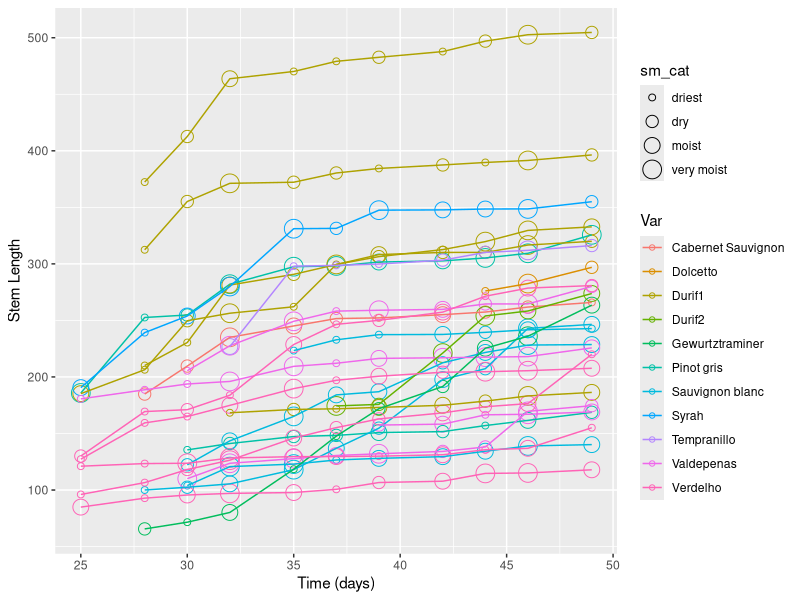
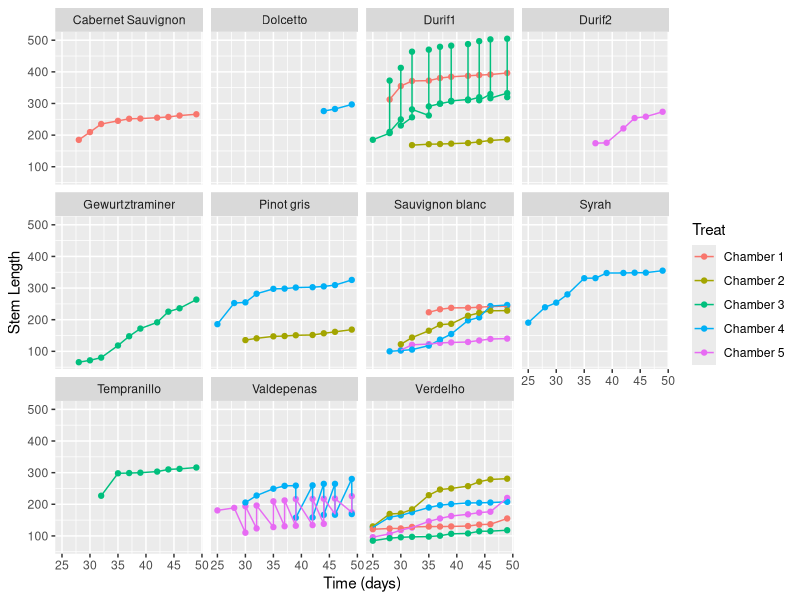
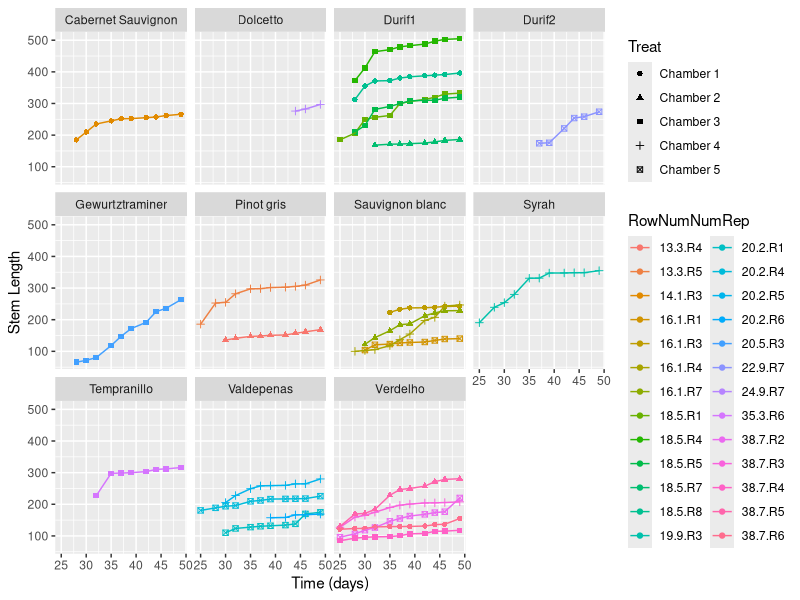
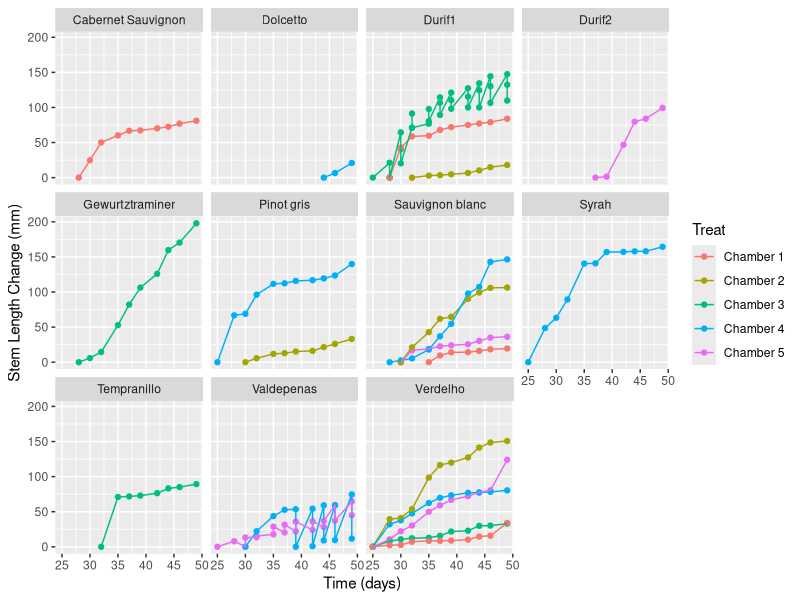
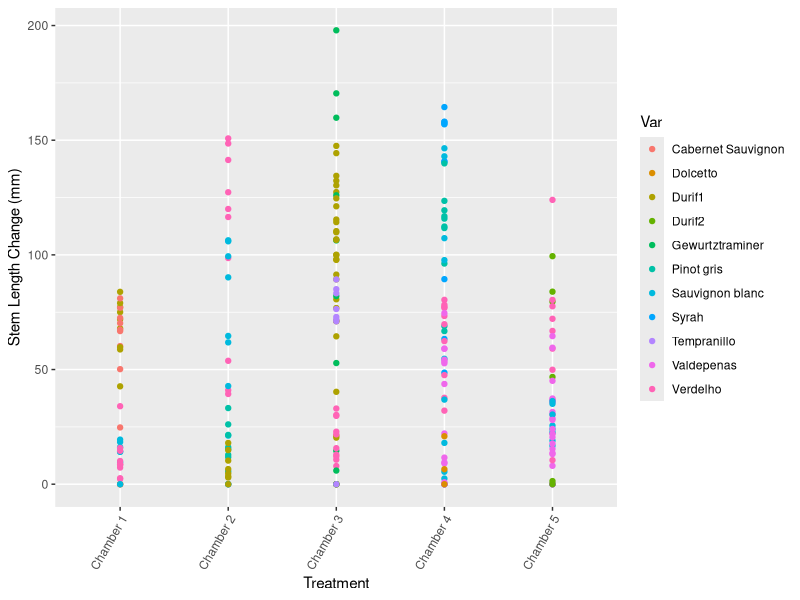
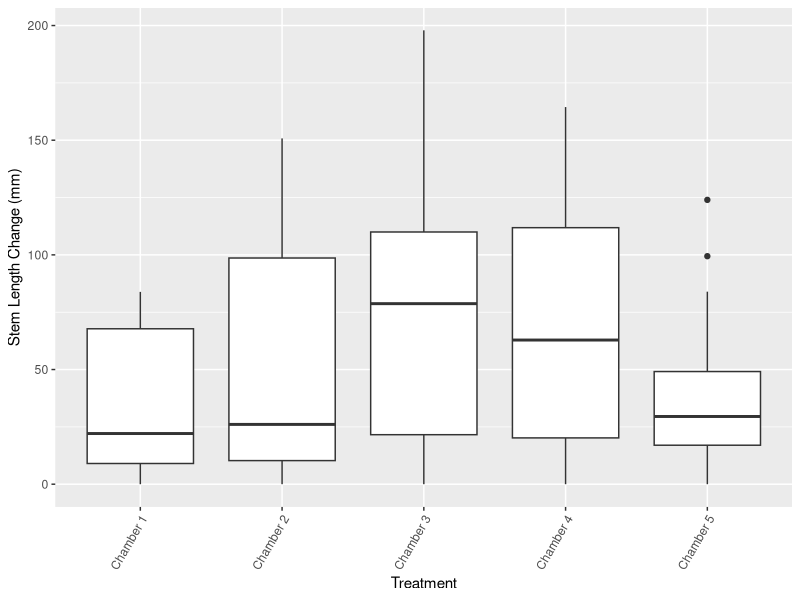
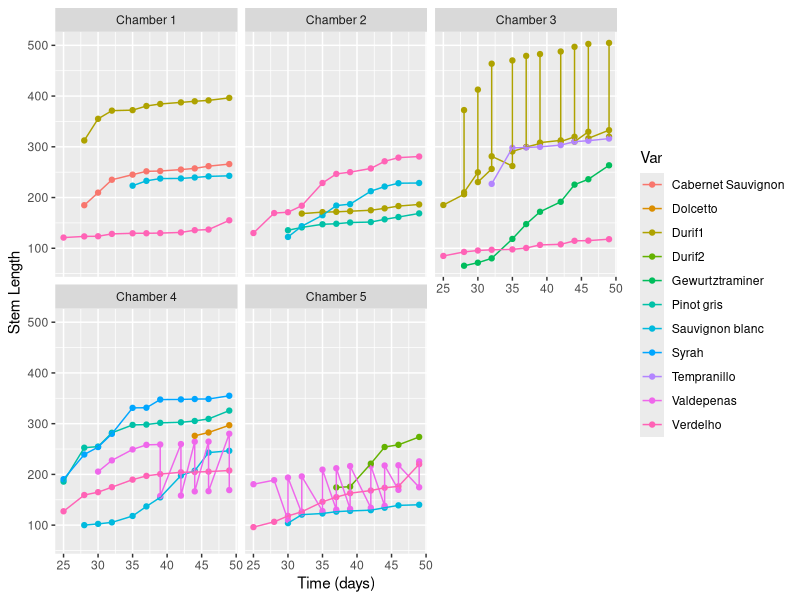
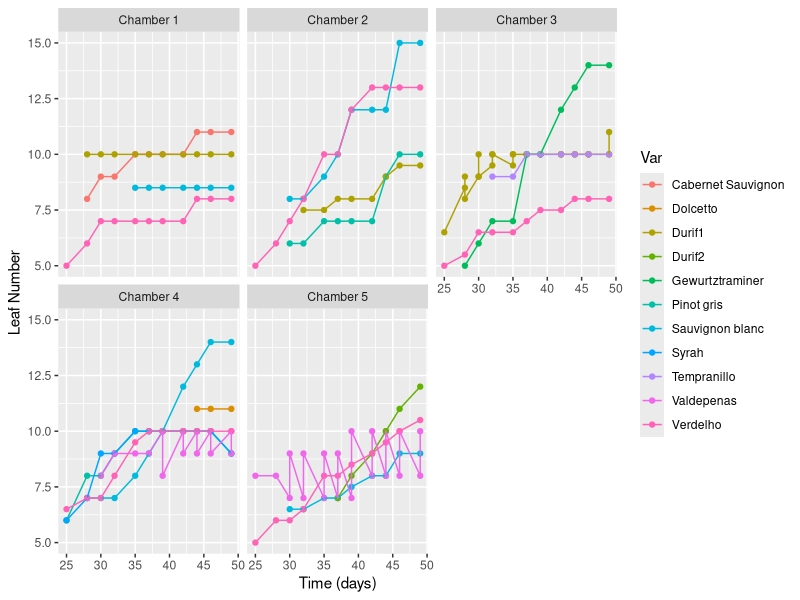

Here is the R script that generated these plots, in order: (Note: this script raises an error after producing the figures.)
## Started 14 February 2017 ##
## By Lizzie and Nicole! ##

# Set working directory: 
if(length(grep("Lizzie", getwd())>0)) {    setwd("~/Documents/git/projects/vinmisc/heattolerance/analyses") 
} else
  setwd("/Users/Nicole/GitHub/heattolerance/analyses/")

# Get packages
library(ggplot2)

dat <- read.csv ("output/clchambdata.csv", header=TRUE)
dat50 <- read.csv ("output/chamb50fl.csv", header=TRUE)

##subset
chds <- subset(dat, select=c(
  "Date",
  "RowNumNumRep", 
  "Var", 
  "days",
  "sm_cat",
  "length_mean",
  "lfnum_mean",
  "pf_mean",
  "bfall_mean",
  "capfall_mean",
  "vFcount_mean",
  "vFest_mean",
  "vFper_mean",
  "EL_mean",
  "stemlenchange",
  "lfchange",
  "Treat",
  "temp"))

##super basic plot
ggplot(chds, aes(days, length_mean, color=Var, group=RowNumNumRep)) + 
  geom_point(aes(size=sm_cat), shape=1) + 
  geom_line() + 
  labs(x = "Time (days)", y = "Stem Length")

##plots stem length by days separated by variety
ggplot(chds, aes(days, length_mean, color=Treat)) +
  geom_point() +
  facet_wrap(~Var) +
  geom_line() + labs(x = "Time (days)", y = "Stem Length")

## ALT: Alternative version of above plot that shows each rep, plots stem length by days separated by variety
ggplot(chds, aes(days, length_mean, color=RowNumNumRep, shape=Treat)) +
  geom_point() +
  facet_wrap(~Var) +
  geom_line() + labs(x = "Time (days)", y = "Stem Length")

##plots change in stem length by days separated by variety
ggplot(chds, aes(days, stemlenchange, color=Treat)) +
  geom_point() +
  facet_wrap(~Var) +
  geom_line() + labs(x = "Time (days)", y = "Stem Length Change (mm)") ##not sure about this unit

##plot change in stem length by treatment
ggplot(chds, aes(Treat, stemlenchange, color=Var)) +
  geom_point() +
  labs(x = "Treatment", y = "Stem Length Change (mm)") +
  theme(axis.text.x = element_text(angle = 60, hjust = 1))

##boxplot of stem length change by treatment
ggplot(chds, aes(Treat, stemlenchange)) +
  geom_boxplot() +
  labs(x = "Treatment", y = "Stem Length Change (mm)") +
  theme(axis.text.x = element_text(angle = 60, hjust = 1))

##plots length by days separated by treat
ggplot(chds, aes(days, length_mean, color=Var)) +
  geom_point() +
  facet_wrap(~Treat) +
  geom_line() + labs(x = "Time (days)", y = "Stem Length")

##plots leafnum by days
ggplot(chds, aes(days, lfnum_mean, color=Var)) +
  geom_point() +
  facet_wrap(~Treat) +
  geom_line() + labs(x = "Time (days)", y = "Leaf Number")

##plots change leafnum by days
ggplot(chds, aes(days, lfchange, color=Var)) +
  geom_point() +
  facet_wrap(~Treat) +
  geom_line() + labs(x = "Time (days)", y = "Leaf Number Change")

##plots change in leaf num by days separated by variety
ggplot(chds, aes(days, lfchange, color=Treat)) +
  geom_point() +
  facet_wrap(~Var) +
  geom_line() + labs(x = "Time (days)", y = "Leaf Number Change")

##plots change in leaf num by treatment
ggplot(chds, aes(Treat, lfchange, color=Var)) +
  geom_point() +
  labs(x = "Treatment", y = "Leaf Number Change") +
  theme(axis.text.x = element_text(angle = 60, hjust = 1))

##boxplot of change in leaf num by treatment
ggplot(chds, aes(Treat, lfchange)) +
  geom_boxplot() +
  labs(x = "Treatment", y = "Leaf Number Change") +
  theme(axis.text.x = element_text(angle = 60, hjust = 1))

##plots perflow by days
ggplot(chds, aes(days, pf_mean, color=Var)) +
  geom_point() +
  facet_wrap(~Treat) +
  geom_line() + labs(x = "Time (days)", y = "Percent Flowering")

##plots pflowr (from loop) by day - not much change
ggplot(chds, aes(days, EL_mean, color=Var)) +
  geom_point() +
  facet_wrap(~Treat) +
  geom_line() + labs(x = "Time (days)", y = "Percent Flowering")

##boxplot percent flowering by variety
ggplot(chds, aes(Var, pf_mean, color=Var)) +
  geom_boxplot() +
  facet_wrap(~Treat) +
  labs(x = "Variety", y = "Percent Flowering") +
  theme(axis.text.x = element_text(angle = 60, hjust = 1))

##plot percent flowering by treatment
ggplot(chds, aes(Treat, pf_mean, color=Var)) +
  geom_point() +
  labs(x = "Treatment", y = "Percent Flowering") +
  theme(axis.text.x = element_text(angle = 60, hjust = 1))

##plot vfcounts by day
ggplot(chds, aes(days, vFcount_mean, color=Var)) +
  geom_point() +
  facet_wrap(~Treat) +
  geom_line() + labs(x = "Time (days)", y = "vitisFlower app Flower Counts")

##plot vFcounts by Variety
ggplot(chds, aes(Var, vFcount_mean, color=Treat)) +
  geom_point() +
  labs(x = "Variety", y = "vitisFlower app Flower Counts") +
  theme(axis.text.x = element_text(angle = 60, hjust = 1))

##plot vFper from loop by day
ggplot(chds, aes(days, vFper_mean, color=Var)) +
  geom_point() +
  facet_wrap(~Treat) +
  geom_line() + labs(x = "Time (days)", y = "vitisFlower app Flower Counts")

##plot vfestimates by variety
ggplot(chds, aes(Var, vFest_mean, color=Treat)) +
  geom_point() +
  labs(x = "Variety", y = "vitisFlower app Flower Estimates") +
  theme(axis.text.x = element_text(angle = 60, hjust = 1))


##plots budfall by day 
ggplot(chds, aes(days, bfall_mean, color=Var)) +
  geom_point() +
  facet_wrap(~Treat) +
  geom_line() + labs(x = "Time (days)", y = "Number Buds Fallen")

##boxplot budfall by variety
ggplot(chds, aes(Treat, bfall_mean)) +
  geom_boxplot() +
  labs(x = "Treatment", y = "Buds Fallen into Bag") +
  theme(axis.text.x = element_text(angle = 60, hjust = 1))

##plot budfall by treatment
ggplot(chds, aes(Treat, bfall_mean, color=Var)) +
  geom_point() +
  labs(x = "Treatment", y = "Buds Fallen into Bag") +
  theme(axis.text.x = element_text(angle = 60, hjust = 1))

##plot capfall by day
ggplot(chds, aes(days, capfall_mean, color=Var)) +
  geom_point() +
  facet_wrap(~Treat) +
  geom_line() + labs(x = "Time (days)", y = "Caps Fallen in Bag")

##boxplot capfall by variety
ggplot(chds, aes(Var, capfall_mean, color=Var)) +
  geom_boxplot() +
  facet_wrap(~Treat) +
  labs(x = "Variety", y = "Caps Fallen into Bag") +
  theme(axis.text.x = element_text(angle = 60, hjust = 1))

##plot capfall by treatment, see wiki (a)
ggplot(chds, aes(Treat, capfall_mean, color=Var)) +
  geom_point() +
  labs(x = "Variety", y = "Caps Fallen into Bag") +
  theme(axis.text.x = element_text(angle = 60, hjust = 1))

##plot 50% flowering estimate phen by individ
ggplot(dat50, aes(RowNumNumRep, days, color=Var)) +
  geom_point() +
  labs(x = "Plant ID", y = "Days to 50% Flowering") +
  theme(axis.text.x = element_text(angle = 60, hjust = 1))

##boxplot 50% flowering estiamtephen by variety
ggplot(dat50, aes(Var, days)) +
  geom_boxplot() +
  labs(x = "Variety", y = "Days to 50% flowering") +
  theme(axis.text.x = element_text(angle = 60, hjust = 1))

##plot 50% flowering estiamte phen by treat
ggplot(dat50, aes(Treat, days, color=Var)) +
  geom_point() +
  labs(x = "Treatment", y = "Days to 50% Flowering") +
  theme(axis.text.x = element_text(angle = 60, hjust = 1))

##
## Trying to figure out how to show treatment, variety, time and INDIVIDUAL ... a couple ideas
## plots stem length by days separated by variety with shape for RowNumNumRep
ggplot(chds, aes(days, EL_mean, color=Treat, shape=RowNumNumRep)) + 
  geom_point() +
  facet_wrap(~Var) +
  geom_line() + labs(x = "Time (days)", y = "Percent Flowering")

##plots stem length by days separated by variety with linetype, this meh... 
ggplot(chds, aes(days, EL_mean, color=Treat)) +
  geom_point() +
  facet_wrap(~Var) +
  geom_line(aes(linetype=RowNumNumRep)) + labs(x = "Time (days)", y = "Percent FLowering")
## Hmm, I think I will work on writing a longer graping script from base graphics for this. More to come!
## End of 'Trying to figure out how to show treatment, variety, time and INDIVIDUAL' section


# once we finish the above, we can summarize the data if we want
datsummary <-
      ddply(dat, c("RowNum", "Num", "Rep", "RowNumNumRep", "Treatment", "Var"), summarise,
      mean.moist = mean(mean.moist),
      sd = sd(mean.moist),
      sem = sd(mean.moist)/sqrt(length(mean.moist))) # you can add as much as you want to this!



# how many vars?
unique(dat$Var) # 9
unique(dat$RowNumNumRep) # 26
# how many unique plants per variety? Fires we have to aggregate to one level ...
howmanyinds.agg <- aggregate(dat["moist_1"], dat[c("RowNumNumRep", "Var")],
   FUN=length) # note that the moist_1 variable is not what we're interested in
howmanyinds <- aggregate(howmanyinds.agg[c("RowNumNumRep")], 
   howmanyinds.agg["Var"], FUN=length)
whichtreat.agg <- aggregate(dat["moist_1"], dat[c("RowNumNumRep", "Treatment", "Var")],
   FUN=length) # note that the moist_1 variable is not what we're interested in
whichtreat <- aggregate(whichtreat.agg[c("RowNumNumRep")], 
   whichtreat.agg[c("Treatment", "Var")], FUN=length)
